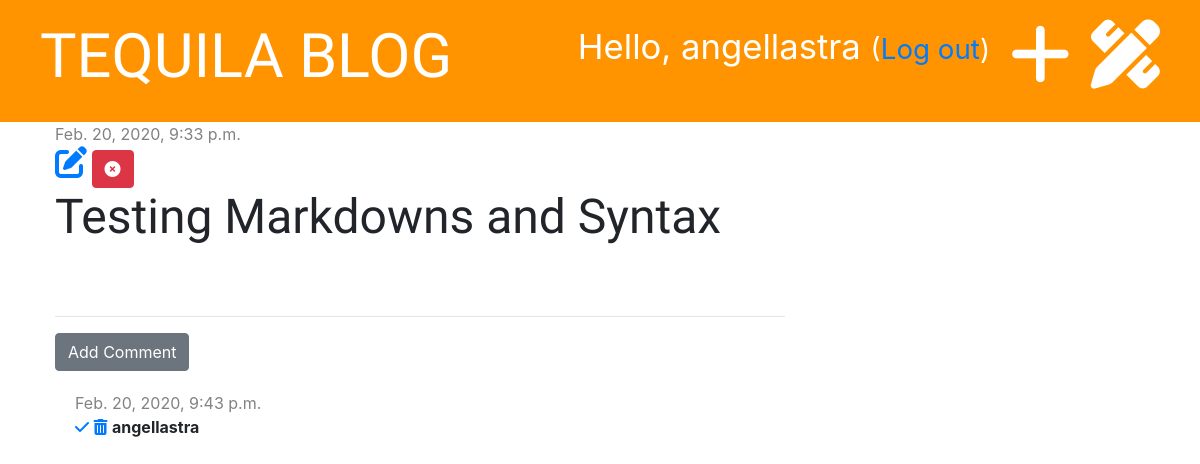
The app's page /post/9 (signed in) with its own data.
### blog/models.py (models this page shows, shortened)
class Post(models.Model):
    author = models.ForeignKey('auth.User', on_delete=models.CASCADE)
    title = models.CharField(max_length=200)
    text = models.TextField()
    created_date = models.DateTimeField(default=timezone.now)
    published_date = models.DateTimeField(blank=True, null=True)

class Comment(models.Model):
    post = models.ForeignKey('blog.Post', on_delete=models.CASCADE, related_name='comments')
    author = models.CharField(max_length=200)
    text = models.TextField()
    created_date = models.DateTimeField(default=timezone.now)
    approved = models.BooleanField(default = False) #for approving add_comment_to_post

### blog/views.py (the view)
# urls.py: path('post/<int:pk>', views.post_detail, name='post_detail'),
def post_detail(request, pk):
    post = get_object_or_404(Post, pk=pk) #this will get the object from Post and if doesn't exist will throw a 404
    stuff_for_frontend = {'post':post}
    return render(request, 'blog/post_detail.html', stuff_for_frontend)

### blog/templatetags/markdownify.py (called while the page is built)
@register.filter
def markdown(value):
    renderer = HighlightRenderer()
    markdown = mistune.Markdown(renderer=renderer)
    return markdown(value)

### blog/templates/blog/post_detail.html (shortened to what this page needs)
{% extends 'blog/base.html' %}
{% load markdownify %}
{% block content %}
    <div class="post">
          {% if post.published_date %}
              <div class="date">
                    {{ post.published_date }}
              </div>
          {% else %}
              <a href="{% url 'post_publish' pk=post.pk %}" class="btn btn-primary">Publish</a>
          {% endif %}
          {% if user.is_authenticated %}
              <a href="{% url 'post_edit' pk=post.pk %}"><i class="fas fa-edit fa-2x"></i></a>
          {% endif %}
          <a href="{% url 'post_delete' pk=post.pk %}" class="btn btn-danger"
          onclick="return confirm('Are you sure you want to delete this post?')"><i class="fas fa-times-circle"></i></a>
          <h1>{{ post.title }}</h1>
    </div>
    <hr>
    <a href="{% url 'add_comment_to_post' pk=post.pk %}" class="btn btn-secondary">Add Comment</a>
      {% for comment in post.comments.all %}
          {% if user.is_authenticated or comment.approved %}
              <div class="comment">
                    <div class="date">
                          {{ comment.created_date }}
                    </div>
                    {% if not comment.approved and user.is_superuser %}
                        <a href="{% url 'comment_approve' pk=comment.pk %}"><i class="fas fa-check"></i></a>
                        <a href="{% url 'comment_remove' pk=comment.pk %}"><i class="fas fa-trash-alt"></i></a>
                    {% endif %}
                    <strong>{{ comment.author }}</strong>
              </div>
          {% endif %}
      {% empty %}
          <p>No comments yet ....</p>
      {% endfor %}
{% endblock %}

### blog/templates/blog/base.html (shortened to what this page needs)
{% load static %}
<!DOCTYPE html>
<html lang="en" dir="ltr">
  <head>
    <link href="https://stackpath.bootstrapcdn.com/bootstrap/4.4.1/css/bootstrap.min.css" rel="stylesheet">
    <link rel="stylesheet" href="{% static 'css/blog.css' %}" type="text/css">
    <link rel="stylesheet" href="{% static 'css/zenburn.css' %}">
  </head>
  <body>
      <div class="page-header">
            {% if user.is_authenticated %}
                <a href="{% url 'post_draft_list' %}" class="top-menu"><i class="fas fa-pencil-ruler fa-2x"></i></a>
                <a href="{% url 'post_new' %}" class="top-menu"><i class="fas fa-plus fa-2x"></i></a>
                <p class="top-menu">Hello, {{ user.username }} <small>(<a href="{% url 'logout' %}">Log out</a>)</small></p>
            {% else %}
                <a href="{% url 'login' %}" class="top-menu"><i class="fas fa-sign-in-alt fa-2x"></i></a>
            {% endif %}
            <h1><a href="{% url "post_list" %}">TEQUILA BLOG</a></h1>
      </div>
      <div class="content container">
            <div class="row">
                  <div class="col-md-8">
                      {% block content %}
                      {% endblock %}
                  </div>
            </div>
      </div>
  </body>
</html>

### blog/static/css/blog.css (style rules this page uses)
.page-header { background-color: #ff9400; margin-top: 0; padding: 20px 20px 20px 40px; }
.page-header h1, .page-header h1 a { color: #ffffff; font-size: 46pt; text-decoration: none; }
.content { margin-left: 40px; }
h1, h2, h3, h4 { font-family: 'Tangerine', 'Inconsolata', 'Droid Sans', serif; font-size: 48px; }
.date { color: #828282; }
.post { margin-bottom: 70px; }
.top-menu { color: #ffffff; float: right; font-size: 26pt; margin-right: 20px; }
.comment { margin: 20px 20px 20px 20px; }

### records on screen
Post: published_date "Feb. 20, 2020, 9:33 p.m.", title "Testing Markdowns and Syntax"
Comment: created_date "Feb. 20, 2020, 9:43 p.m.", approved False (drawn), author "angellastra"

### other values on screen
{{ user.username }} "angellastra"
